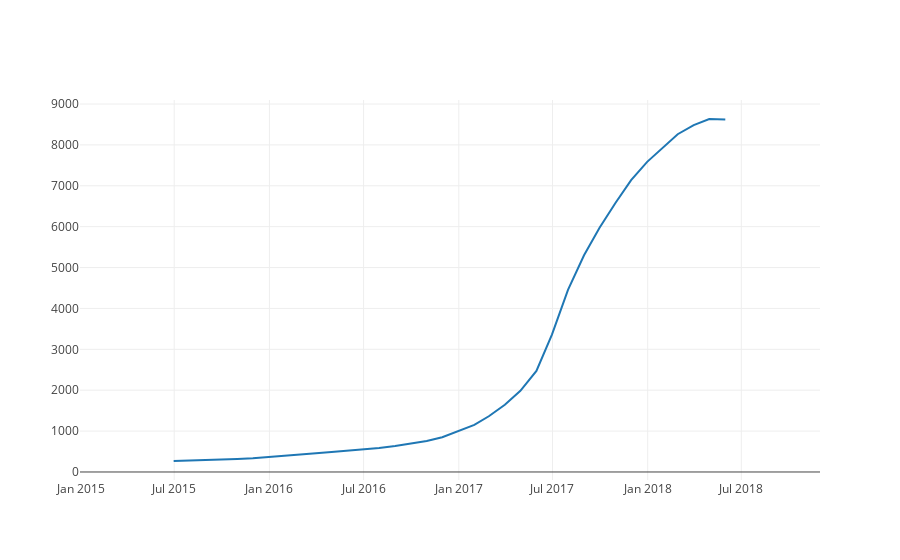

Source (notebook cell):
### Code cell
iplot([go.Scatter(x=series.index, y=result.trend, mode='lines')])
